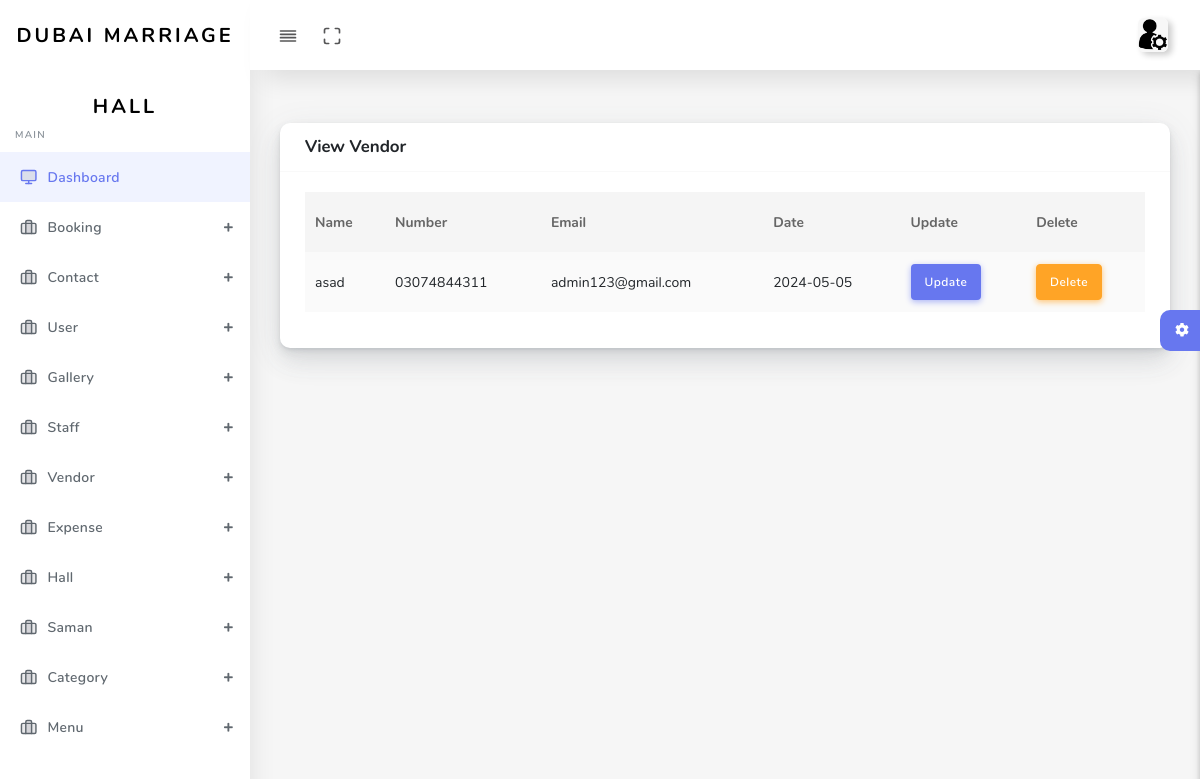
/user/admin/vendor_view.php (signed in), run on the app's committed database.
### tables this page shows
CREATE TABLE `vendor` (
  `vid` int(255) NOT NULL,
  `name` varchar(255) NOT NULL,
  `number` varchar(255) NOT NULL,
  `email` varchar(255) NOT NULL,
  `date` varchar(255) NOT NULL
);

### user/admin/vendor_view.php (the view, shortened to what this page needs)
<?php
include('include/header.php');
?>
  <div id="app">
    <div class="main-wrapper main-wrapper-1">
      <div class="navbar-bg"></div>
      <?php
include('include/nav.php');
include('include/aside.php');
?>
      <div class="main-content">
        <section class="section">
          <div class="section-body">
            <div class="row">
              <div class="col-12">
                <div class="card">
                  <div class="card-header">
                    <h4>View Vendor</h4>
                  </div>
                  <div class="card-body">
                    <div class="table-responsive">
                      <table class="table table-striped table-hover" id="tableExport2" style="width:100%;">
                        <thead>
                          <tr>
                            <th>Name</th>
                            <th>Number</th>
                            <th>Email</th>
                            <th>Date</th>
                            <th>Update</th>
                            <th>Delete</th>
                          </tr>
                        </thead>
                        <tbody>
                        <?php
            $sql = "SELECT * FROM vendor";
            $run = mysqli_query($conn, $sql);
            while ($row = mysqli_fetch_array($run)) {
            ?>
                <tr>
                    <td><?php echo $row['name'] ?></td>
                    <td><?php echo $row['number'] ?></td>
                    <td><?php echo $row['email'] ?></td>
                    <td><?php echo $row['date'] ?></td>
                    <td><a href="vendor_update.php?uid=<?php echo $row['vid'] ?>" class="btn btn-primary">Update</a></td>
                    <td><a href="vendor_delete.php?uid=<?php echo $row['vid'] ?>" class="btn btn-warning">Delete</a></td>
                </tr>
            <?php
            }
            ?>
                        </tbody>
                      </table>
                    </div>
                  </div>
                </div>
              </div>
            </div>
          </div>
        </section>
        <div class="settingSidebar">
          <a href="javascript:void(0)" class="settingPanelToggle"> <i class="fa fa-spin fa-cog"></i>
          </a>
        </div>
      </div>
    </div>
  </div>
  <?php
include('include/footer.php');
?>

### data on the page
vendor: name "asad", number "03074844311", email "admin123@gmail.com", date "2024-05-05"
